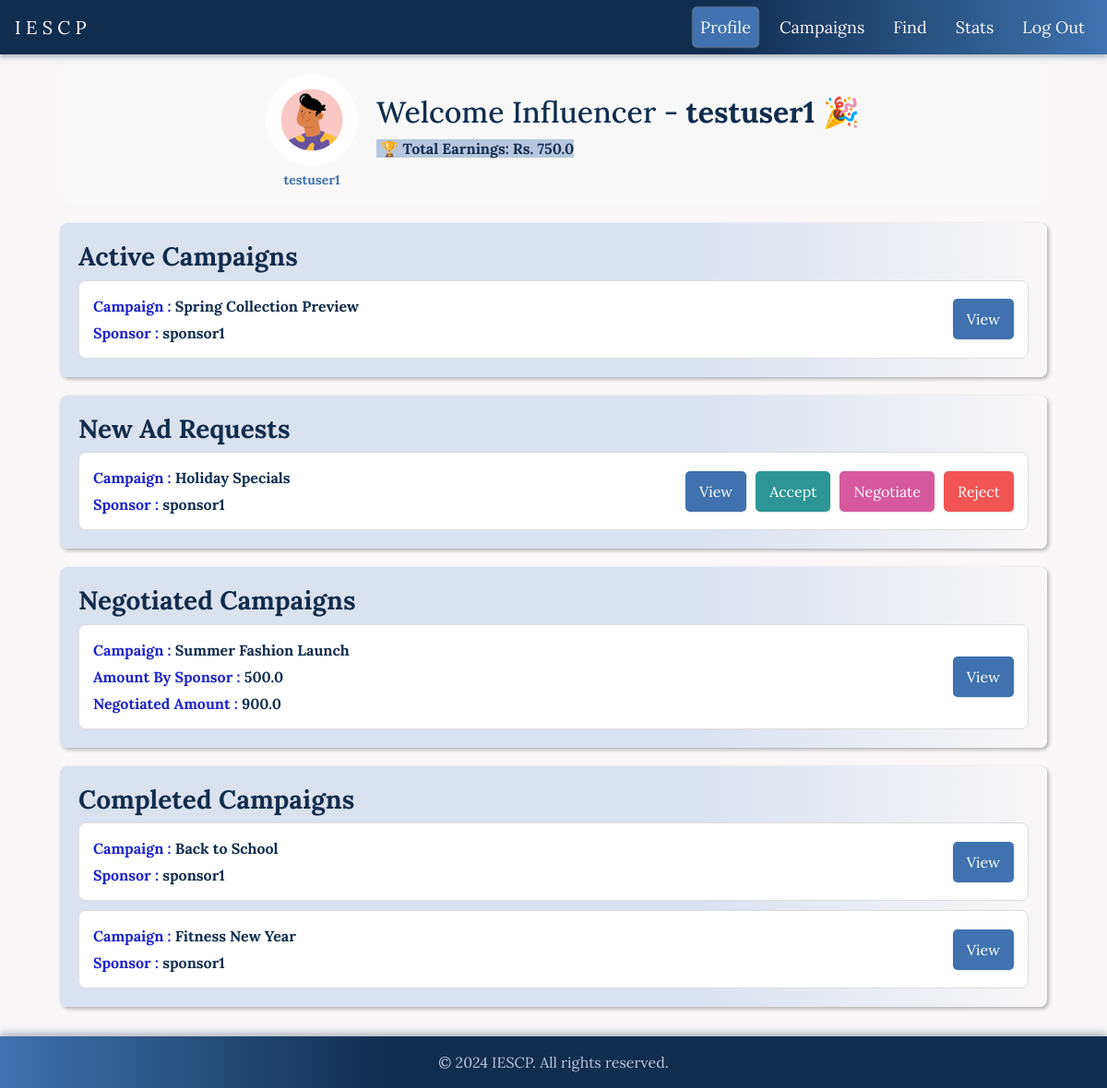
Screenshot of /influencer/dashboard (signed in) with the database file from the repository.
### app/models.py (models this page shows, shortened)
class User(db.Model):
    id = db.Column(db.Integer, primary_key=True)
    username = db.Column(db.String(64), unique=True, nullable=False)
    email = db.Column(db.String(120), unique=True, nullable=False)
    password_hash = db.Column(db.String(128))
    role = db.Column(db.String(64), nullable=False)
    campaigns = db.relationship('Campaign', backref='sponsor', lazy=True)
    ad_requests = db.relationship('AdRequest', backref='influencer', lazy=True)

class AdRequest(db.Model):
    id = db.Column(db.Integer, primary_key=True)
    campaign_id = db.Column(db.Integer, db.ForeignKey('campaign.id'), nullable=False)
    influencer_id = db.Column(db.Integer, db.ForeignKey('user.id'), nullable=False)
    messages = db.Column(db.Text, nullable=True)
    requirements = db.Column(db.Text, nullable=False)
    payment_amount = db.Column(db.Float, nullable=False)
    status = db.Column(db.String(10), nullable=False)

class Campaign(db.Model):
    id = db.Column(db.Integer, primary_key=True)
    name = db.Column(db.String(64), nullable=False)
    description = db.Column(db.Text, nullable=False)
    start_date = db.Column(db.DateTime, default=datetime.utcnow)
    end_date = db.Column(db.DateTime)
    budget = db.Column(db.Float, nullable=False)
    visibility = db.Column(db.String(10), nullable=False)
    goals = db.Column(db.Text, nullable=False)
    sponsor_id = db.Column(db.Integer, db.ForeignKey('user.id'), nullable=False)
    ad_requests = db.relationship('AdRequest', backref='campaign', lazy=True)

### app/routes.py (the view)
@app.route('/influencer/dashboard')
def influencer_dashboard():
    user_id = session.get('user_id')  # Assuming user_id is stored in session after login
    user = User.query.get(user_id)
    if not user or user.role != 'influencer':
        return redirect(url_for('login'))
    ad_requests = db.session.query(
    AdRequest,
    Campaign,
    User.username.label('sponsor_name'),
    func.coalesce(Negotiations.new_amount, 0.0).label('new_amount')
    ).join(Campaign, AdRequest.campaign_id == Campaign.id
    ).join(User, Campaign.sponsor_id == User.id
    ).outerjoin(Negotiations, AdRequest.id == Negotiations.ad_id
    ).filter(
    AdRequest.influencer_id == user_id
    ).all()
    active_campaigns = []
    campaign_requests = []
    completed = []
    negotiated = []
    others = []
    current_date = datetime.utcnow()
    for ad_request, campaign, sponsor_name, new_amount in ad_requests:
        if ad_request.status in ['Accepted']:
            active_campaigns.append((ad_request, campaign, sponsor_name, new_amount))
        elif ad_request.status in ['Pending']:
            campaign_requests.append((ad_request, campaign, sponsor_name, new_amount))
        elif ad_request.status in ['Completed']:
            completed.append((ad_request, campaign, sponsor_name, new_amount))
        elif ad_request.status in ['Negotiated']:
            negotiated.append((ad_request, campaign, sponsor_name, new_amount))
        else:
            others.append((ad_request, campaign, sponsor_name, new_amount))
    total_earnings = db.session.query(db.func.sum(AdRequest.payment_amount)).filter_by(
        influencer_id=user_id,
        status='Completed'
    ).scalar() or 0.00
    return render_template('influencer_dashboard.html',
                           username=user.username,
                           active_campaigns=active_campaigns,
                           campaign_requests=campaign_requests,
                           total_earnings=total_earnings,
                           completed_campaigns=completed,
                           negotiated_requests=negotiated,
                           title='Influencer Dashboard',
                           active_page='profile')

### app/templates/influencer_dashboard.html (shortened to what this page needs)
{% extends "navbar_after_login.html" %}
{% block styles %}
  <link rel="stylesheet" href="{{ url_for('static', filename='/css/influencer_dashboard.css') }}">
{% endblock %}
{% block content %}
<div class="dashboard">
    <div class="profile-section">
        <div class="avatar-container">
            <div class="avatar">
                <img src="{{ url_for('static', filename='/images/influencer.jpg') }}" alt="Profile">
            </div>
            <p class="role-tag"><a href="#" id="profile-link" data-toggle="modal" data-target="#profileModal" data-user_id="{{session['user_id']}}"><b>{{username}}</b></a></p>
        </div>
        <div class="welcome-text">
            <h2>Welcome Influencer - <b>{{username}}</b> <span class="party-popper">🎉</span></h2>
            <div class="earnings-box">
                <p><span class="highlight">&nbsp;🏆 Total Earnings: <b>Rs. {{ total_earnings }} </span></b></p>
            </div>
        </div>
    </div>
    <div class="campaign-section">
        <h3>Active Campaigns</h3>
        <div class="campaign-list">
            {% if active_campaigns %}
            {% for ad_request, campaign, sponsor_name, new_amount in active_campaigns %}
                <div class="campaign-tab">
                    <div class="campaign-info">
                        <span><strong style="color:#1D24CA">Campaign : </strong> <b>{{ campaign.name }}</b></span>
                        <span><strong style="color:#1D24CA">Sponsor : </strong> <b>{{ sponsor_name }}</b></span>
                    </div>
                    <div class="campaign-actions">
                        <button class="btn btn-view" data-toggle="modal" data-target="#campaignModal"
                                data-campaign-name="{{ campaign.name }}"
                                data-sponsor-name="{{sponsor_name}}"
                                data-campaign-description="{{ campaign.description }}"
                                data-campaign-requirements="{{ ad_request.requirements }}"
                                data-campaign-payment="{{ ad_request.payment_amount }}"
                                data-campaign-status="{{ ad_request.status }}"
                                data-campaign-messages="{{ ad_request.messages }}">View</button>
                    </div>
                </div>
                {% endfor %}
                {% else %}
                <p style="text-align: center; font-size: large; font-weight: bold;">None to Show!</p>
                {% endif %}
        </div>
    </div>
    <div class="request-section">
        <h3>New Ad Requests</h3>
        <div class="request-list">
            {% if campaign_requests %}
            {% for ad_request, campaign, sponsor_name, new_amount in campaign_requests %}
                <div class="request-tab">
                    <div class="request-info">
                        <span><strong style="color:#1D24CA">Campaign : </strong> <b>{{ campaign.name }}</b></span>
                        <span><strong style="color:#1D24CA">Sponsor : </strong> <b>{{ sponsor_name }}</b></span>
                    </div>
                    <div class="request-actions">
                        <button class="btn btn-view" data-toggle="modal" data-target="#adModal"
                                data-campaign-name="{{ campaign.name }}"
                                data-sponsor-name="{{sponsor_name}}"
                                data-campaign-description="{{ campaign.description }}"
                                data-campaign-requirements="{{ ad_request.requirements }}"
                                data-campaign-payment="{{ ad_request.payment_amount }}">View</button>
                        <button class="btn btn-accept" data-ad-request-id="{{ ad_request.id }}">Accept</button>
                        <button class="btn btn-view btn-negotiate" data-ad-request-id="{{ ad_request.id }}">Negotiate</button>
                        <button class="btn btn-reject" data-ad-request-id="{{ ad_request.id }}">Reject</button>
                    </div>
                </div>
                {% endfor %}
                {% else %}
                <p style="text-align: center; font-size: large; font-weight: bold;">None to Show!</p>
                {% endif %}
        </div>
    </div>
    <div class="campaign-section">
        <h3>Negotiated Campaigns</h3>
        <div class="campaign-list">
            {% if negotiated_requests %}
            {% for ad_request, campaign, sponsor_name, new_amount in negotiated_requests %}
                <div class="campaign-tab">
                    <div class="campaign-info">
                        <span><strong style="color:#1D24CA">Campaign : </strong> <b>{{ campaign.name }}</b></span>
                        <span><strong style="color:#1D24CA">Amount By Sponsor : </strong> <b>{{ ad_request.payment_amount }}</b></span>
                        <span><strong style="color:#1D24CA">Negotiated Amount : </strong> <b>{{ new_amount }}</b></span>
                    </div>
                    <div class="campaign-actions">
                        <button class="btn btn-view" data-toggle="modal" data-target="#campaignModal"
                                data-campaign-name="{{ campaign.name }}"
                                data-sponsor-name="{{sponsor_name}}"
                                data-campaign-description="{{ campaign.description }}"
                                data-campaign-requirements="{{ ad_request.requirements }}"
                                data-campaign-payment="{{ ad_request.payment_amount }}"
                                data-campaign-status="{{ ad_request.status }}"
                                data-campaign-messages="{{ ad_request.messages }}">View</button>
                    </div>
                </div>
            {% endfor %}
            {% else %}
            <p style="text-align: center; font-size: large; font-weight: bold;">None to Show!</p>
            {% endif %}
        </div>
    </div>
    <div class="campaign-section">
        <h3>Completed Campaigns</h3>
        <div class="campaign-list">
            {% if completed_campaigns %}
            {% for ad_request, campaign, sponsor_name,new_amount in completed_campaigns %}
                <div class="campaign-tab">
                    <div class="campaign-info">
                        <span><strong style="color:#1D24CA">Campaign : </strong> <b>{{ campaign.name }}</b></span>
                        <span><strong style="color:#1D24CA">Sponsor : </strong> <b>{{ sponsor_name }}</b></span>
                    </div>
                    <div class="campaign-actions">
                        <button class="btn btn-view" data-toggle="modal" data-target="#campaignModal"
                                data-campaign-name="{{ campaign.name }}"
                                data-sponsor-name="{{sponsor_name}}"
                                data-campaign-description="{{ campaign.description }}"
                                data-campaign-requirements="{{ ad_request.requirements }}"
                                data-campaign-payment="{{ ad_request.payment_amount }}"
                                data-campaign-status="{{ ad_request.status }}"
                                data-campaign-messages="{{ ad_request.messages }}">View</button>
                    </div>
                </div>
                {% endfor %}
                {% else %}
                <p style="text-align: center; font-size: large; font-weight: bold;">None to Show!</p>
                {% endif %}
        </div>
    </div>
    <br>
    <br>
{% endblock %}

### app/templates/navbar_after_login.html (shortened to what this page needs)
<!doctype html>
<html lang="en">
  <head>
    <link rel="stylesheet" href="https://stackpath.bootstrapcdn.com/bootstrap/4.3.1/css/bootstrap.min.css">
    <link rel="stylesheet" href="{{ url_for('static', filename='css/styles.css') }}">
    <link rel="stylesheet" href="{{ url_for('static', filename='/css/navbar_styles.css') }}">
    {% block styles %}{% endblock %}
  </head>
  <body>
    <nav class="navbar navbar-expand-md navbar-dark">
        <a class="navbar-brand" href="/">I E S C P</a>
        <div class="collapse navbar-collapse" id="navbarCollapse">
            <ul class="navbar-nav ml-auto">
                <li class="nav-item{% if active_page == 'profile' %}-active{% endif %}">
                    <a class="nav-link" href="{{ url_for('influencer_dashboard') }}">Profile</a>
                </li>
                <li class="nav-item{% if active_page == 'campaigns' %}-active{% endif %}">
                    <a class="nav-link" href=#>Campaigns</a>
                </li>
                <li class="nav-item{% if active_page == 'find' %}-active{% endif %}">
                    <a class="nav-link" href=#>Find</a>
                </li>
                <li class="nav-item{% if active_page == 'stats' %}-active{% endif %}">
                    <a class="nav-link" href=#>Stats</a>
                </li>
                <li class="nav-item" id="logout">
                    <a class="nav-link" href="{{ url_for('logout') }}">Log Out</a>
                </li>
            </ul>
        </div>
    </nav>
    <main role="main" class="container" style="margin-top: 40px;">
      {% block content %}
      {% endblock %}
    </main>
  </body>
  <footer class="footer mt-auto py-3">
    <div class="container">
        <span class="text-muted">&copy; 2024 IESCP. All rights reserved.</span>
    </div>
</footer>
</html>

### app/static/css/styles.css (style rules this page uses)
body { display: flex; flex-direction: column; min-height: 100vh; margin: 0; background-color: #F9F7F7; color: #112D4E; font-family: Lora, serif; }
h1, h2, h3, h4, h5, h6 { color: #112D4E; }
a { color: #3F72AF; }
.navbar { background-color: rgba(17, 45, 78, 0.95); box-shadow: 0 3px 4px rgba(17, 45, 78, 0.2), 0 5px 8px rgba(17, 45, 78, 0.1); background-image: linear-gradient(to right, #112D4E 65%, #3F72AF); position: fixed; top: 0; z-index: 1000; width: 100%; }
.navbar-nav .nav-link { color: #F9F7F7; }
.navbar-dark .navbar-nav .nav-link { color: #F9F7F7 !important; }
.highlight { color: #112D4E; font-weight: bold; background-color: #B8C7DE; padding: 0.1px; }

### app/static/css/navbar_styles.css (style rules this page uses)
.navbar-nav .nav-item { margin-right: 15px; font-size: large; }
.navbar-nav .nav-item-active { margin-right: 15px; font-size: large; background-color: #3F72AF; border-radius: 5px; box-shadow: 0px 0px 2px #F9F7F7; }
.navbar-nav .nav-item:last-child { margin-right: 0; }

### app/static/css/influencer_dashboard.css (style rules this page uses)
.dashboard { display: flex; flex-direction: column; gap: 20px; padding: 20px; }
.profile-section { display: flex; align-items: center; justify-content: center; gap: 20px; background-color: #f9f9f9; border-radius: 8px; padding-top: 20px; padding-left: 20px; }
.avatar-container { display: flex; flex-direction: column; align-items: center; }
.avatar { width: 100px; height: 100px; border-radius: 50%; overflow: hidden; }
.avatar img { width: 100%; height: 100%; object-fit: cover; }
.role-tag { font-size: 14px; color: #666; margin-top: 5px; text-align: center; }
.welcome-text h2 { margin-top: -10px; }
.campaign-section { background-image: linear-gradient(to right,#DBE2EF 65%,#F9F7F7 ); box-shadow: 2px 2px 4px rgb(0,0,0,0.3); }
.request-section { background-image: linear-gradient(to right,#DBE2EF 65%,#F9F7F7 ); box-shadow: 2px 2px 4px rgb(0,0,0,0.3); }
.campaign-list, .request-list { display: flex; flex-direction: column; gap: 10px; }
.campaign-tab, .request-tab { display: flex; justify-content: space-between; align-items: center; background-color: #fff; padding: 15px; border-radius: 8px; border: 1px solid #ddd; }
.campaign-info, .request-info { display: flex; flex-direction: column; gap: 5px; }
.campaign-actions, .request-actions { display: flex; gap: 10px; }
.campaign-actions .btn, .request-actions .btn { margin-left: auto; }
.btn { padding: 10px 15px; border: none; border-radius: 5px; cursor: pointer; }
.btn-view { background-color: #3F72AF; color: #fff; box-shadow: 1px 1px 2px rgb(0,0,0,0.1); }
.btn-accept { background-color: #2D9596; color: #fff; box-shadow: 1px 1px 2px rgb(0,0,0,0.1); }
.btn-reject { background-color: #F05454; color: #fff; box-shadow: 1px 1px 2px rgb(0,0,0,0.1); }
.party-popper { display: inline-block; animation: wave 2s infinite; transform-origin: 70% 70%; }
.earnings-box { background-color: transparent; text-align: left; }
button, input, optgroup, select, textarea { margin: 0; font-family: inherit; font-size: inherit; line-height: inherit; border: none; text-align: center; }
.btn-negotiate { background-color: #D6589F; }

### rows the page displays
User: username "testuser1"
AdRequest: name "Spring Collection Preview", username "sponsor1"
AdRequest: name "Holiday Specials", username "sponsor1"
AdRequest: name "Summer Fashion Launch", payment_amount "500.0", new_amount "900.0"
AdRequest: name "Back to School", username "sponsor1"
AdRequest: name "Fitness New Year", username "sponsor1"

### other values shown
{{ total_earnings }} "750.0"
